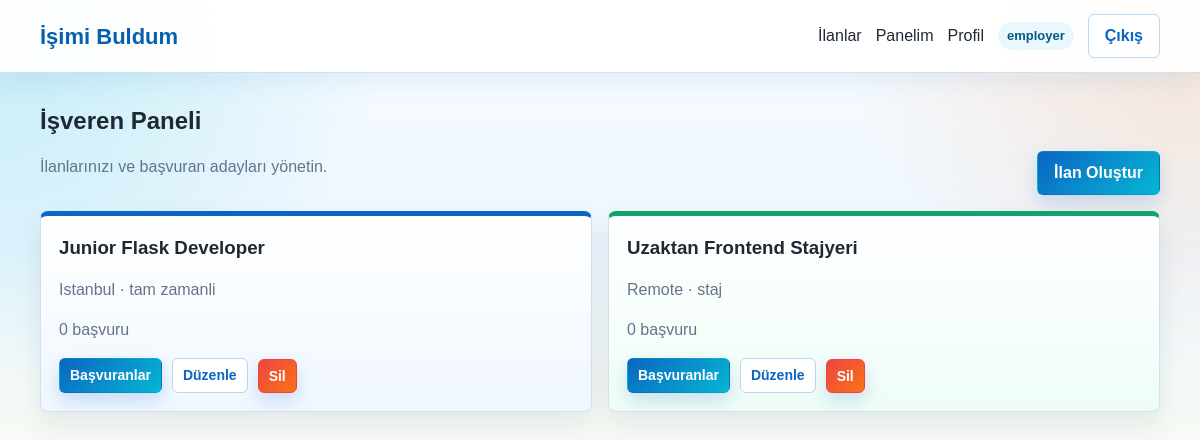
/dashboard (signed in), run on the app's committed database.
### tables this page shows
CREATE TABLE users (
            id INTEGER PRIMARY KEY AUTOINCREMENT,
            username TEXT NOT NULL,
            email TEXT NOT NULL UNIQUE,
            password_hash TEXT NOT NULL,
            user_type TEXT NOT NULL CHECK(user_type IN ('jobseeker', 'employer', 'admin')),
            bio TEXT DEFAULT '',
            beceriler TEXT DEFAULT '',
            sehir TEXT DEFAULT '',
            ozgecmis_metni TEXT DEFAULT '',
            sirket_adi TEXT DEFAULT '',
            sirket_aciklamasi TEXT DEFAULT '',
            website TEXT DEFAULT '',
            active INTEGER NOT NULL DEFAULT 1,
            created_at TEXT NOT NULL DEFAULT CURRENT_TIMESTAMP
        );

CREATE TABLE jobs (
            id INTEGER PRIMARY KEY AUTOINCREMENT,
            baslik TEXT NOT NULL,
            aciklama TEXT NOT NULL,
            maas TEXT DEFAULT '',
            sehir TEXT NOT NULL,
            is_turu TEXT NOT NULL CHECK(is_turu IN ('tam_zamanli', 'yari_zamanli', 'uzaktan', 'staj')),
            employer_id INTEGER NOT NULL,
            olusturulma_tarihi TEXT NOT NULL DEFAULT CURRENT_TIMESTAMP,
            aktif_mi INTEGER NOT NULL DEFAULT 1,
            FOREIGN KEY (employer_id) REFERENCES users(id)
        );

### routes/job_routes.py (the view)
@job_bp.route("/dashboard")
@login_required
def dashboard():
    user = current_user()
    if user["user_type"] == "admin":
        return render_template("dashboard/admin.html", counts=get_report_counts())
    if user["user_type"] == "employer":
        return render_template("dashboard/employer.html", jobs=list_jobs_by_employer(user["id"]))
    applications = list_applications_for_jobseeker(user["id"])
    return render_template("dashboard/jobseeker.html", applications=applications)

### database.py (called while the page is built)
def get_connection():
    conn = sqlite3.connect(DB_PATH)
    conn.row_factory = sqlite3.Row
    conn.execute("PRAGMA foreign_keys = ON")
    return conn

def fetch_one(query, params=()):
    with get_connection() as conn:
        return conn.execute(query, params).fetchone()

def fetch_all(query, params=()):
    with get_connection() as conn:
        return conn.execute(query, params).fetchall()

def get_user_by_id(user_id):
    return fetch_one("SELECT * FROM users WHERE id = ?", (user_id,))

def list_jobs_by_employer(employer_id):
    return fetch_all(
        """
        SELECT jobs.*, COUNT(applications.id) AS basvuru_sayisi
        FROM jobs
        LEFT JOIN applications ON applications.job_id = jobs.id
        WHERE jobs.employer_id = ?
        GROUP BY jobs.id
        ORDER BY jobs.olusturulma_tarihi DESC
        """,
        (employer_id,),
    )

### routes/__init__.py (called while the page is built)
def current_user():
    user_id = session.get("user_id")
    if not user_id:
        return None
    return get_user_by_id(user_id)

def login_required(view):
    @wraps(view)
    def wrapper(*args, **kwargs):
        if not current_user():
            flash("Devam etmek için giriş yapmalısınız.", "error")
            return redirect(url_for("auth.login"))
        return view(*args, **kwargs)
    return wrapper

### routes/job_routes.py (called while the page is built)
@job_bp.context_processor
def inject_user():
    return {"current_user": current_user(), "job_types": JOB_TYPES}

### templates/dashboard/employer.html (shortened to what this page needs)
{% extends "base.html" %}
{% block content %}
<section class="section-header">
    <div>
        <h1>İşveren Paneli</h1>
        <p>İlanlarınızı ve başvuran adayları yönetin.</p>
    </div>
    <a class="button" href="{{ url_for('job.create') }}">İlan Oluştur</a>
</section>
<div class="job-grid">
    {% for job in jobs %}
        <article class="job-card">
            <h3>{{ job.baslik }}</h3>
            <p>{{ job.sehir }} · {{ job.is_turu|replace('_', ' ') }}</p>
            <p>{{ job.basvuru_sayisi }} başvuru</p>
            <div class="card-actions">
                <a class="button small" href="{{ url_for('job.applicants', job_id=job.id) }}">Başvuranlar</a>
                <a class="button small ghost" href="{{ url_for('job.edit', job_id=job.id) }}">Düzenle</a>
                <form method="post" action="{{ url_for('job.delete', job_id=job.id) }}">
                    <button class="button small danger" type="submit">Sil</button>
                </form>
            </div>
        </article>
    {% else %}
        <p class="empty">Henüz ilan oluşturmadınız.</p>
    {% endfor %}
</div>
{% endblock %}

### templates/base.html (shortened to what this page needs)
<!doctype html>
<html lang="tr">
<head>
    <link rel="stylesheet" href="{{ url_for('static', filename='css/style.css') }}">
</head>
<body>
    <nav class="navbar">
        <a class="brand" href="{{ url_for('job.index') }}">İşimi Buldum</a>
        <div class="nav-links" data-menu>
            <a href="{{ url_for('job.jobs') }}">İlanlar</a>
            {% if current_user %}
                <a href="{{ url_for('job.dashboard') }}">Panelim</a>
                <a href="{{ url_for('profile.view') }}">Profil</a>
                <span class="role-pill">{{ current_user.user_type }}</span>
                <a class="button ghost" href="{{ url_for('auth.logout') }}">Çıkış</a>
            {% else %}
                <a href="{{ url_for('auth.login') }}">Giriş</a>
                <a class="button" href="{{ url_for('auth.register') }}">Kayıt Ol</a>
            {% endif %}
        </div>
    </nav>
    <main class="page">
        {% block content %}{% endblock %}
    </main>
</body>
</html>

### static/css/style.css (style rules this page uses)
:root { --bg: #eef7ff; --panel: #ffffff; --text: #1f2933; --muted: #64748b; --primary: #0a66c2; --primary-dark: #004182; --border: #cfe0f2; --green: #10a36d; --yellow: #f2a900; --red: #ef4444; --cyan: #06b6d4; --orange: #f97316; --pink: #ec4899; }
* { box-sizing: border-box; }
body { margin: 0; background: radial-gradient(circle at top left, rgba(6, 182, 212, 0.22), transparent 30%), radial-gradient(circle at top right, rgba(249, 115, 22, 0.18), transparent 28%), linear-gradient(180deg, #f8fcff 0%, var(--bg) 52%, #f7fbf3 100%); color: var(--text); font-family: Arial, Helvetica, sans-serif; line-height: 1.5; }
a { color: inherit; text-decoration: none; }
.navbar { position: sticky; top: 0; z-index: 10; display: flex; align-items: center; justify-content: space-between; gap: 18px; padding: 14px max(18px, calc((100vw - 1120px) / 2)); background: rgba(255, 255, 255, 0.94); border-bottom: 1px solid var(--border); box-shadow: 0 10px 24px rgba(10, 102, 194, 0.08); backdrop-filter: blur(12px); }
.brand { color: #075fae; font-size: 22px; font-weight: 800; }
.nav-links { display: flex; align-items: center; gap: 14px; }
.page { width: min(1120px, calc(100% - 32px)); margin: 28px auto 64px; }
.eyebrow, .muted, .section-header p, .job-card p { color: var(--muted); }
.hero-actions, .card-actions, .admin-links { display: flex; flex-wrap: wrap; gap: 10px; align-items: center; }
.button { display: inline-flex; align-items: center; justify-content: center; min-height: 40px; padding: 9px 16px; border: 1px solid transparent; border-radius: 6px; background: linear-gradient(135deg, var(--primary), var(--cyan)); color: white; font-weight: 700; cursor: pointer; box-shadow: 0 8px 18px rgba(10, 102, 194, 0.18); }
.button.ghost { background: white; color: var(--primary); border-color: #b7d8f4; box-shadow: none; }
.button.small { min-height: 34px; padding: 6px 10px; font-size: 14px; }
.button.danger { border-color: var(--red); background: linear-gradient(135deg, var(--red), var(--orange)); }
.section-header { display: flex; align-items: end; justify-content: space-between; gap: 16px; margin: 30px 0 16px; }
.section-header h1, .section-header h2 { margin: 0; }
.job-grid { display: grid; grid-template-columns: repeat(auto-fit, minmax(260px, 1fr)); gap: 16px; }
.job-card, .detail-panel, .auth-card, .stat { border: 1px solid var(--border); border-radius: 8px; background: var(--panel); box-shadow: 0 12px 28px rgba(15, 23, 42, 0.08); }
.job-card { position: relative; overflow: hidden; padding: 18px; border-top: 5px solid var(--primary); }
.job-card:nth-child(4n + 1) { border-top-color: var(--primary); background: linear-gradient(180deg, #ffffff, #f0f7ff); }
.job-card:nth-child(4n + 2) { border-top-color: var(--green); background: linear-gradient(180deg, #ffffff, #effdf6); }
.job-card h3 { margin: 0 0 4px; }
.badge, .role-pill, .status { display: inline-flex; align-items: center; min-height: 26px; padding: 4px 9px; border-radius: 999px; background: #e9f7ff; color: #075985; font-size: 13px; font-weight: 700; }

### data on the page
users: user_type "employer"
jobs: baslik "Junior Flask Developer", sehir "Istanbul", is_turu "tam zamanli", basvuru_sayisi "0"
jobs: baslik "Uzaktan Frontend Stajyeri", sehir "Remote", is_turu "staj", basvuru_sayisi "0"
